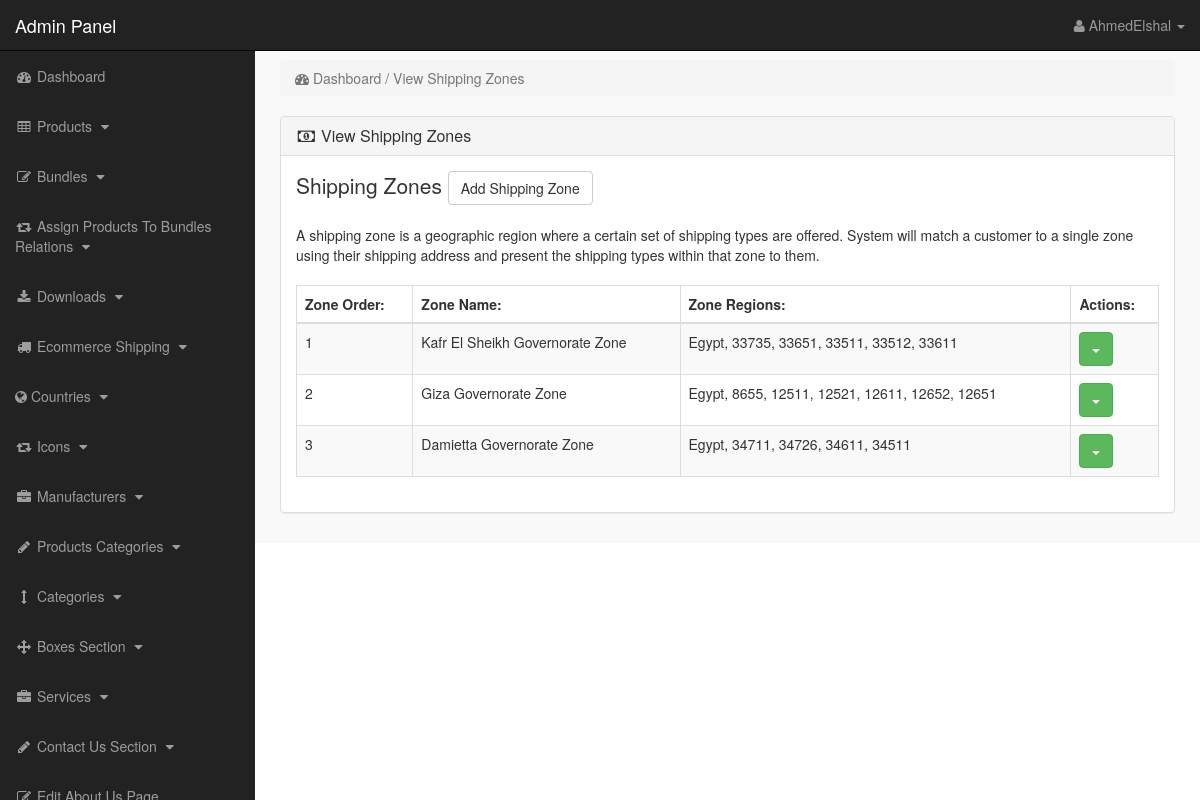
Screenshot of /admin_area/index.php?view_shipping_zones (signed in) with the database file from the repository.
### tables this page shows
CREATE TABLE `zones` (
  `zone_id` int(10) NOT NULL,
  `zone_name` text NOT NULL,
  `zone_order` int(10) NOT NULL
);

### admin_area/view_shipping_zones.php (the view, shortened to what this page needs)
<?php
if(!isset($_SESSION['admin_email'])){
echo "<script>window.open('login.php','_self')</script>";
}
else {
?>
<div class="row">
<div class="col-lg-12">
<ol class="breadcrumb">
<li class="active">
<i class="fa fa-dashboard"></i> Dashboard / View Shipping Zones
</li>
</ol>
</div>
</div>
<div class="row">
<div class="col-lg-12">
<div class="panel panel-default">
<div class="panel-heading">
<h3 class="panel-title">
<i class="fa fa-money fa-fw"></i> View Shipping Zones
</h3>
</div>
<div class="panel-body">
<p class="lead">
Shipping Zones
<a href="index.php?insert_shipping_zone" class="btn btn-default">
Add Shipping Zone
</a>
</p>
A shipping zone is a geographic region where a certain set of shipping types are offered. System will match a customer to a single zone using their shipping address and present the shipping types within that zone to them.
<br><br>
<div class="table-responsive">
<table class="table table-hover table-bordered table-striped">
<thead>
<tr>
<th> Zone Order: </th>
<th> Zone Name: </th>
<th> Zone Regions: </th>
<th> Actions: </th>
</tr>
</thead>
<tbody>
<?php
$get_zones = "select * from zones order by zone_order";
$run_zones = mysqli_query($con, $get_zones);
while($row_zones = mysqli_fetch_array($run_zones)){
	$zone_id = $row_zones['zone_id'];
	$zone_name = $row_zones['zone_name'];
	$zone_order = $row_zones['zone_order'];
?>
<tr id="<?php echo $zone_id; ?>">
<td> <?php echo $zone_order; ?> </td>
<td> <?php echo $zone_name; ?> </td>
<td>
<?php
$result = "";
$get_zones_locations = "select * from zones_locations where zone_id='$zone_id'";
$run_zones_locations = mysqli_query($con, $get_zones_locations);
while($row_zones_locations = mysqli_fetch_array($run_zones_locations)){
$location_code = $row_zones_locations['location_code'];
$location_type = $row_zones_locations['location_type'];
if($location_type == "country"){
$get_country = "select * from countries where country_id='$location_code'";
$run_country = mysqli_query($con, $get_country);
$row_country = mysqli_fetch_array($run_country);
$country_name = $row_country['country_name'];
$result .= "$country_name, ";
}elseif($location_type == "postcode"){
$result .= "$location_code, ";
}
}
echo rtrim($result, ", ");
?>
</td>
<td>
<div class="dropdown">
<button class="btn btn-success dropdown-toggle" data-toggle="dropdown">
<span class="caret"></span>
</button>
</div>
</td>
</tr>
<?php } ?>
</tbody>
</table>
</div>
</div>
</div>
</div>
</div>
<?php } ?>

### admin_area/includes/sidebar.php (shortened to what this page needs)
<?php
if(!isset($_SESSION['admin_email'])){
echo "<script>window.open('login.php','_self')</script>";
}
else {
?>
<nav class="navbar navbar-inverse navbar-fixed-top" >
<div class="navbar-header" >
<a class="navbar-brand" href="index.php?dashboard" >Admin Panel</a>
</div>
<ul class="nav navbar-right top-nav" >
<li class="dropdown" >
<a href="#" class="dropdown-toggle" data-toggle="dropdown" >
<i class="fa fa-user" ></i>
<?php echo $admin_name; ?> <b class="caret" ></b>
</a>
</li>
</ul>
<div class="collapse navbar-collapse navbar-ex1-collapse">
<ul class="nav navbar-nav side-nav">
<li>
<a href="index.php?dashboard">
<i class="fa fa-fw fa-dashboard"></i> Dashboard
</a>
</li>
<li>
<a href="#" data-toggle="collapse" data-target="#products">
<i class="fa fa-fw fa-table"></i> Products
<i class="fa fa-fw fa-caret-down"></i>
</a>
</li>
<li>
<a href="#" data-toggle="collapse" data-target="#bundles">
<i class="fa fa-fw fa-edit"></i> Bundles
<i class="fa fa-fw fa-caret-down"></i>
</a>
</li>
<li>
<a href="#" data-toggle="collapse" data-target="#relations">
<i class="fa fa-fw fa-retweet"></i> Assign Products To Bundles Relations
<i class="fa fa-fw fa-caret-down"></i>
</a>
</li>
<li>
<a href="#" data-toggle="collapse" data-target="#downloads">
<i class="fa fa-fw fa-download"></i> Downloads
<i class="fa fa-fw fa-caret-down"></i>
</a>
</li>
<li>
<a href="#" data-toggle="collapse" data-target="#shipping">
<i class="fa fa-fw fa-truck"></i> Ecommerce Shipping
<i class="fa fa-fw fa-caret-down"></i>
</a>
</li>
<li>
<a href="#" data-toggle="collapse" data-target="#countries">
<i class="fa fa-globe"></i> Countries
<i class="fa fa-fw fa-caret-down"></i>
</a>
</li>
<li>
<a href="#" data-toggle="collapse" data-target="#icons">
<i class="fa fa-fw fa-retweet"> </i> Icons
<i class="fa fa-fw fa-caret-down" ></i>
</a>
</li>
<li>
<a href="#" data-toggle="collapse" data-target="#manufacturers">
<i class="fa fa-fw fa-briefcase"></i> Manufacturers
<i class="fa fa-fw fa-caret-down"></i>
</a>
</li>
<li>
<a href="#" data-toggle="collapse" data-target="#p_cat">
<i class="fa fa-fw fa-pencil"></i> Products Categories
<i class="fa fa-fw fa-caret-down"></i>
</a>
</li>
<li>
<a href="#" data-toggle="collapse" data-target="#cat">
<i class="fa fa-fw fa-arrows-v"></i> Categories
<i class="fa fa-fw fa-caret-down"></i>
</a>
</li>
<li>
<a href="#" data-toggle="collapse" data-target="#boxes">
<i class="fa fa-fw fa-arrows"></i> Boxes Section
<i class="fa fa-fw fa-caret-down"></i>
</a>
</li>
<li>
<a href="#" data-toggle="collapse" data-target="#services">
<i class="fa fa-fw fa-briefcase"></i> Services
<i class="fa fa-fw fa-caret-down"></i>
</a>
</li>
<li>
<a href="#" data-toggle="collapse" data-target="#contact_us">
<i class="fa fa-fw fa-pencil"> </i> Contact Us Section
<i class="fa fa-fw fa-caret-down"></i>
</a>
</li>
<li>
<a href="index.php?edit_about_us">
<i class="fa fa-fw fa-edit"></i> Edit About Us Page
</a>
</li>
</ul>
</div>
</nav>
<?php } ?>

### admin_area/css/style.css (style rules this page uses)
body { margin-top:100px; }
@media (min-width: 768px) { body { margin-top:50px; } }
.top-nav { padding:0 15px; }
.top-nav>li { display:inline-block; float:left; }
.top-nav>li>a { padding-top:15px; padding-bottom:15px; line-height:20px; color:#999; }
@media (min-width: 768px) { .side-nav { position:fixed; top:51px; width:255px; border-radius:0; overflow-y:auto; background-color: #222; bottom:0; overflow-x:hidden; padding-bottom:40px; } }
@media (min-width: 768px) { .side-nav>li>a { width:255px; } }
.panel-body { border-radius:5px; }

### rows the page displays
zones: zone_order "1", zone_name "Kafr El Sheikh Governorate Zone", result "Egypt, 33735, 33651, 33511, 33512, 33611"
zones: zone_order "2", zone_name "Giza Governorate Zone", result "Egypt, 8655, 12511, 12521, 12611, 12652, 12651"
zones: zone_order "3", zone_name "Damietta Governorate Zone", result "Egypt, 34711, 34726, 34611, 34511"

### other values shown
$admin_name "AhmedElshal"
